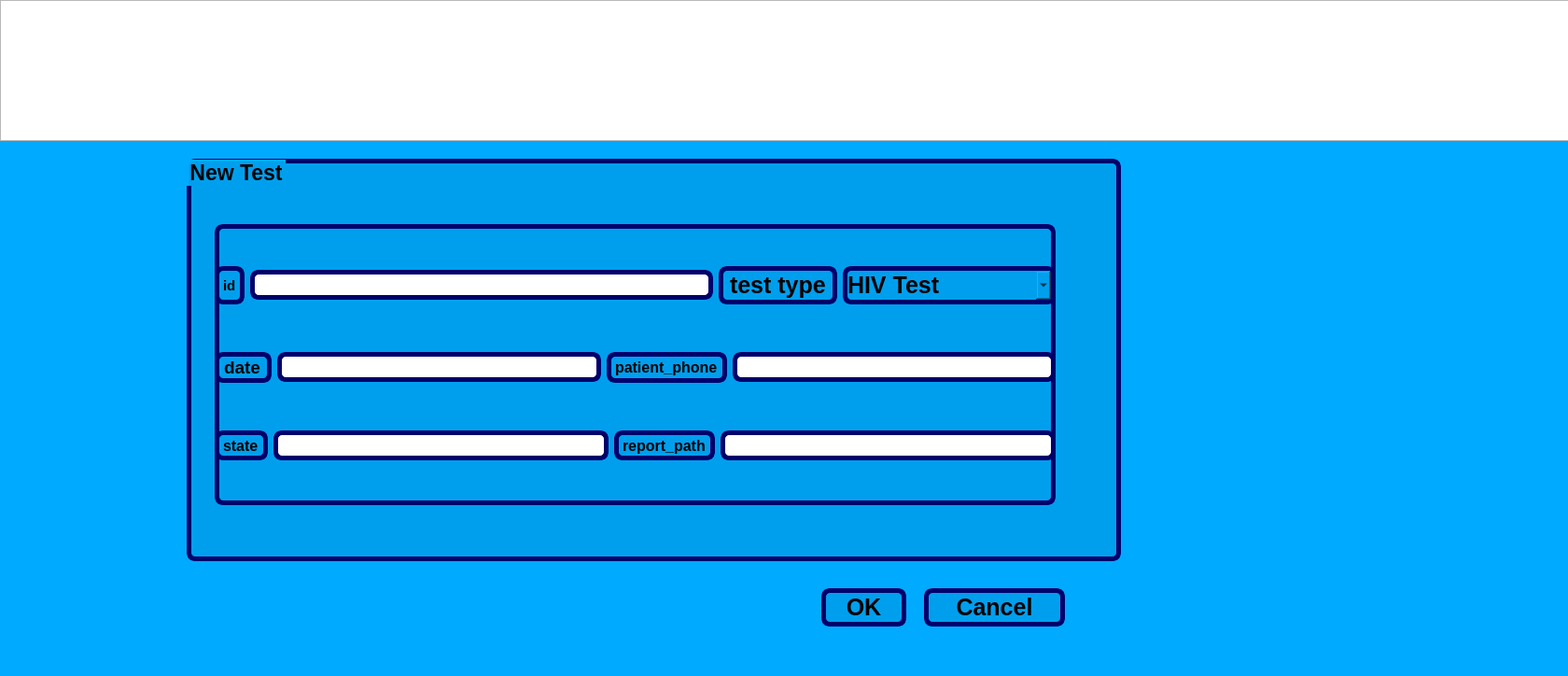
<?xml version="1.0" encoding="UTF-8"?>
<ui version="4.0">
 <class>TestForm</class>
 <widget class="QWidget" name="TestForm">
  <property name="geometry">
   <rect>
    <x>0</x>
    <y>0</y>
    <width>1680</width>
    <height>724</height>
   </rect>
  </property>
  <property name="windowTitle">
   <string>Form</string>
  </property>
  <property name="styleSheet">
   <string notr="true">QPushButton:hover{   background-color: rgb(255, 85, 0);}
#TestForm{background-color: rgb(0, 170, 255);}</string>
  </property>
  <widget class="QGraphicsView" name="graphicsView">
   <property name="geometry">
    <rect>
     <x>0</x>
     <y>0</y>
     <width>1681</width>
     <height>151</height>
    </rect>
   </property>
   <property name="styleSheet">
    <string notr="true">background-image: url(:/new/prefix1/download.jpg);</string>
   </property>
  </widget>
  <widget class="QGroupBox" name="groupBox">
   <property name="geometry">
    <rect>
     <x>200</x>
     <y>170</y>
     <width>1001</width>
     <height>431</height>
    </rect>
   </property>
   <property name="font">
    <font>
     <pointsize>17</pointsize>
     <weight>75</weight>
     <bold>true</bold>
    </font>
   </property>
   <property name="styleSheet">
    <string notr="true">border: 5px solid  rgb(0, 0, 106);
    border-radius: 9px;
    margin-top: 0.5em;
background-color: rgb(0, 159, 238);
</string>
   </property>
   <property name="title">
    <string>New Test</string>
   </property>
   <widget class="QWidget" name="layoutWidget">
    <property name="geometry">
     <rect>
      <x>30</x>
      <y>70</y>
      <width>901</width>
      <height>301</height>
     </rect>
    </property>
    <layout class="QVBoxLayout" name="verticalLayout">
     <item>
      <layout class="QHBoxLayout" name="horizontalLayout">
       <property name="sizeConstraint">
        <enum>QLayout::SetNoConstraint</enum>
       </property>
       <item>
        <layout class="QHBoxLayout" name="horizontalLayout_7">
         <item>
          <layout class="QHBoxLayout" name="horizontalLayout_6">
           <item>
            <widget class="QLabel" name="label">
             <property name="font">
              <font>
               <pointsize>11</pointsize>
               <weight>75</weight>
               <bold>true</bold>
              </font>
             </property>
             <property name="text">
              <string>id</string>
             </property>
            </widget>
           </item>
           <item>
            <widget class="QLineEdit" name="lineEdit">
             <property name="font">
              <font>
               <pointsize>13</pointsize>
               <weight>75</weight>
               <bold>true</bold>
              </font>
             </property>
             <property name="styleSheet">
              <string notr="true">background-color: rgb(255, 255, 255);</string>
             </property>
            </widget>
           </item>
          </layout>
         </item>
         <item>
          <layout class="QHBoxLayout" name="horizontalLayout_5">
           <item>
            <widget class="QLabel" name="label_2">
             <property name="font">
              <font>
               <pointsize>19</pointsize>
               <weight>75</weight>
               <bold>true</bold>
              </font>
             </property>
             <property name="styleSheet">
              <string notr="true"> font-size: large;
</string>
             </property>
             <property name="text">
              <string>test type</string>
             </property>
            </widget>
           </item>
           <item>
            <widget class="QComboBox" name="comboBox">
             <property name="font">
              <font>
               <pointsize>19</pointsize>
               <weight>75</weight>
               <bold>true</bold>
              </font>
             </property>
             <item>
              <property name="text">
               <string>HIV Test</string>
              </property>
             </item>
             <item>
              <property name="text">
               <string>VDRL/TPHA</string>
              </property>
             </item>
             <item>
              <property name="text">
               <string>TB Test</string>
              </property>
             </item>
             <item>
              <property name="text">
               <string>Diabetes</string>
              </property>
             </item>
             <item>
              <property name="text">
               <string>Malaria</string>
              </property>
             </item>
             <item>
              <property name="text">
               <string>Blood pressure</string>
              </property>
             </item>
             <item>
              <property name="text">
               <string>Heart disease</string>
              </property>
             </item>
             <item>
              <property name="text">
               <string>Liver function</string>
              </property>
             </item>
             <item>
              <property name="text">
               <string>Nephralgia</string>
              </property>
             </item>
             <item>
              <property name="text">
               <string>Cerebral disease</string>
              </property>
             </item>
            </widget>
           </item>
          </layout>
         </item>
        </layout>
       </item>
      </layout>
     </item>
     <item>
      <layout class="QHBoxLayout" name="horizontalLayout_2">
       <item>
        <widget class="QLabel" name="label_3">
         <property name="font">
          <font>
           <pointsize>14</pointsize>
           <weight>75</weight>
           <bold>true</bold>
          </font>
         </property>
         <property name="text">
          <string>date</string>
         </property>
        </widget>
       </item>
       <item>
        <widget class="QLineEdit" name="lineEdit_3">
         <property name="font">
          <font>
           <pointsize>13</pointsize>
           <weight>75</weight>
           <bold>true</bold>
          </font>
         </property>
         <property name="styleSheet">
          <string notr="true">background-color: rgb(255, 255, 255);</string>
         </property>
        </widget>
       </item>
       <item>
        <widget class="QLabel" name="label_5">
         <property name="font">
          <font>
           <pointsize>12</pointsize>
           <weight>75</weight>
           <bold>true</bold>
          </font>
         </property>
         <property name="text">
          <string>patient_phone</string>
         </property>
        </widget>
       </item>
       <item>
        <widget class="QLineEdit" name="lineEdit_4">
         <property name="font">
          <font>
           <pointsize>13</pointsize>
           <weight>75</weight>
           <bold>true</bold>
          </font>
         </property>
         <property name="styleSheet">
          <string notr="true">background-color: rgb(255, 255, 255);</string>
         </property>
        </widget>
       </item>
      </layout>
     </item>
     <item>
      <layout class="QHBoxLayout" name="horizontalLayout_3">
       <item>
        <widget class="QLabel" name="label_4">
         <property name="font">
          <font>
           <pointsize>12</pointsize>
           <weight>75</weight>
           <bold>true</bold>
          </font>
         </property>
         <property name="text">
          <string>state</string>
         </property>
        </widget>
       </item>
       <item>
        <widget class="QLineEdit" name="lineEdit_5">
         <property name="font">
          <font>
           <pointsize>13</pointsize>
           <weight>75</weight>
           <bold>true</bold>
          </font>
         </property>
         <property name="styleSheet">
          <string notr="true">background-color: rgb(255, 255, 255);</string>
         </property>
        </widget>
       </item>
       <item>
        <widget class="QLabel" name="label_6">
         <property name="font">
          <font>
           <pointsize>12</pointsize>
           <weight>75</weight>
           <bold>true</bold>
          </font>
         </property>
         <property name="text">
          <string>report_path</string>
         </property>
        </widget>
       </item>
       <item>
        <widget class="QLineEdit" name="lineEdit_6">
         <property name="font">
          <font>
           <pointsize>13</pointsize>
           <weight>75</weight>
           <bold>true</bold>
          </font>
         </property>
         <property name="styleSheet">
          <string notr="true">background-color: rgb(255, 255, 255);</string>
         </property>
        </widget>
       </item>
      </layout>
     </item>
     <item>
      <layout class="QHBoxLayout" name="horizontalLayout_4"/>
     </item>
    </layout>
   </widget>
  </widget>
  <widget class="QPushButton" name="pushButton">
   <property name="geometry">
    <rect>
     <x>880</x>
     <y>630</y>
     <width>91</width>
     <height>41</height>
    </rect>
   </property>
   <property name="font">
    <font>
     <pointsize>19</pointsize>
     <weight>75</weight>
     <bold>true</bold>
    </font>
   </property>
   <property name="styleSheet">
    <string notr="true">QPushButton{border: 5px solid  rgb(0, 0, 106);
    border-radius: 9px;
    margin-top: 0.5em;
background-color: rgb(0, 159, 238);}
QPushButton:hover{   background-color: rgb(255, 85, 0);}</string>
   </property>
   <property name="text">
    <string>OK</string>
   </property>
  </widget>
  <widget class="QPushButton" name="pushButton_2">
   <property name="geometry">
    <rect>
     <x>990</x>
     <y>630</y>
     <width>151</width>
     <height>41</height>
    </rect>
   </property>
   <property name="font">
    <font>
     <pointsize>19</pointsize>
     <weight>75</weight>
     <bold>true</bold>
    </font>
   </property>
   <property name="styleSheet">
    <string notr="true">

QPushButton{
border: 5px solid  rgb(0, 0, 106);
    border-radius: 9px;
    margin-top: 0.5em;
background-color: rgb(0, 159, 238);}

QPushButton:hover{   background-color: rgb(255, 85, 0);}</string>
   </property>
   <property name="text">
    <string>Cancel</string>
   </property>
  </widget>
 </widget>
 <resources/>
 <connections/>
</ui>
